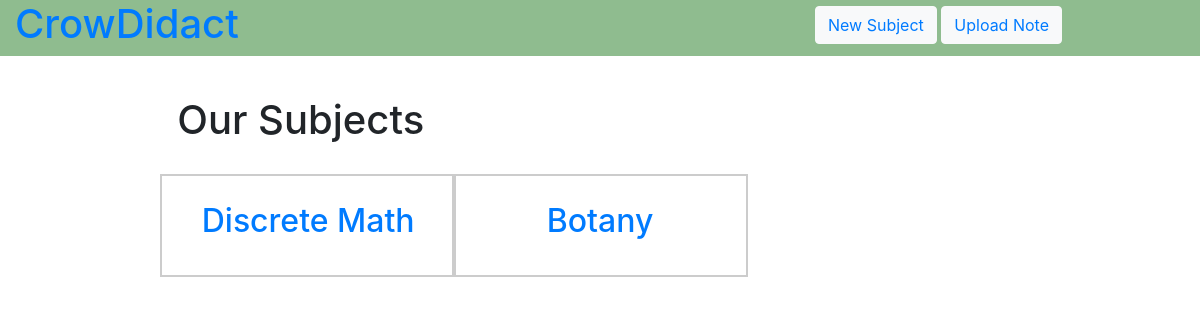
The app's page /, older data.
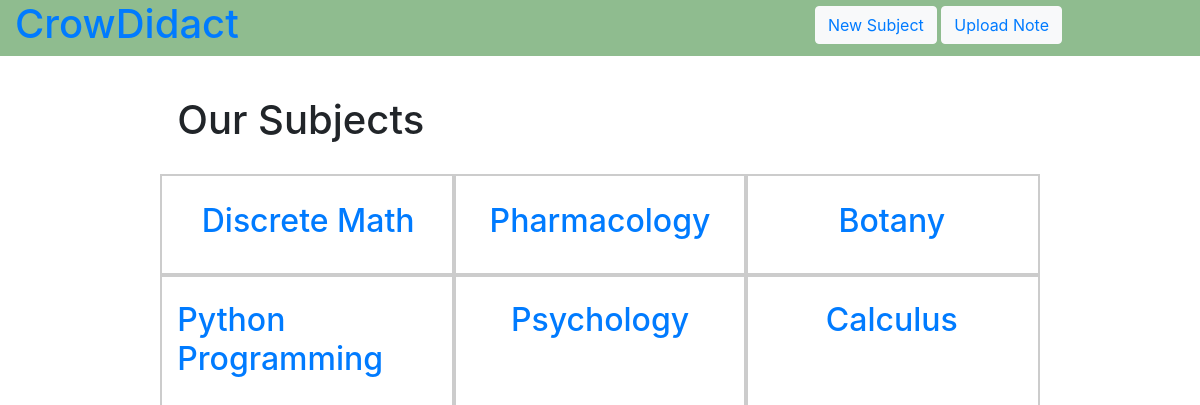
The same page, newer data.
### learningMaterial/models.py (models this page shows, shortened)
class Subject(models.Model):
    name = models.CharField(max_length=150, unique=True, validators=[alphanumeric])
    def humanRead(self):
        return self.name.replace('_', ' ')

### learningMaterial/views.py (the view)
# urls.py: path('', views.index, name='index')
def index(request):
    return render(request,'index.html',{"subs":Subject.objects.all})

### learningMaterial/templates/index.html
{% extends "base.html" %}
{% block content %}
<br/>
    <h1>Our Subjects</h1>
    <br/>
<div class="row">
    {% for subject in subs %}
    <div class="col-sm-4 d-flex justify-content-center" style="padding-top: 3%; padding-bottom: 3%; outline: 2px solid #ccc; justify-content: center;">
        <h2><a href="/subjects/{{subject.name}}">{{ subject.humanRead }}</a></h2>
    </div>
    {% endfor %}
</div>
{% endblock content %}

### learningMaterial/templates/base.html (shortened to what this page needs)
<!DOCTYPE html>
<html>
<html lang="en">
<head>
  <link rel="stylesheet" href="https://stackpath.bootstrapcdn.com/bootstrap/4.4.1/css/bootstrap.min.css"
>
</head>
<body>
  <main>
    <div class="container-fluid">
      <div class="row" style="background-color:darkseagreen;">
        <div class="col-sm-4">
            <h1>
              <a href="/">CrowDidact</a>
            </h1>
        </div>
        <div class="col-sm-4">
        </div>
        <div class="col-sm-4" style="justify-content: right;">
          <button type="button" class="btn btn-light" style="margin-top: 1.5%;"><a href="/new">New Subject</a></button>
          <button type="button" class="btn btn-light" style="margin-top: 1.5%;"><a href="/upload">Upload Note</a></button>
        </div>
    </div>
      <div class="w-75 p-3" style="margin-left: auto; margin-right: auto;">
        {% block content%}
        {% endblock %}
      </div>
    </div>
  </main>
</body>
</html>

### learningMaterial/templates/base.html (style rules this page uses)
button { display: inline-block; vertical-align: bottom; margin-right: -50px; }

Row changes from the older to the newer data that the page shows:
added Subject: humanRead "Pharmacology"
added Subject: humanRead "Python Programming"
added Subject: humanRead "Psychology"
added Subject: humanRead "Calculus"
